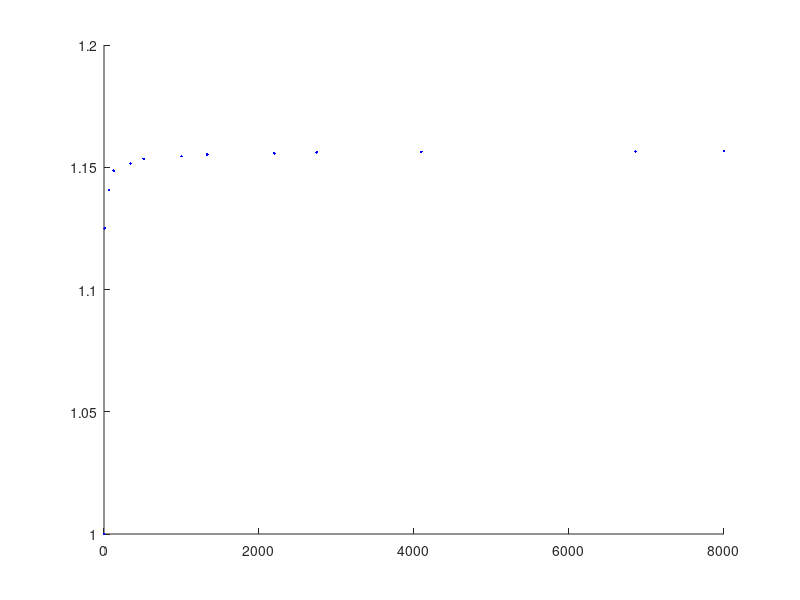

MATLAB code for this plot:
% A tetszoleges gyok szamok reciprok sora  %% ???
% V1.1 - 2020.12.25.

clc, clear                           % Kepernyo torles, memoria urites

an=0                                 % Szamlalo valtozo nullazasa
n=0                                  % For index valtozo nullazasa
i=0                                  % For index valtozo nullazasa

hold on                              % Az osszes figuraelem megtartasa

for n = 1:10000                      % Meddig menjunk
    if mod(nthroot(n,3),1) == 0      % Negyzetszam vizsgalata maradekos osztassal
        i=i+1                        % Paros szam vizsgalata maradekos osztassal
        an=an+(1/n)                  % A reciprok sor osszegenek szamolasa
        oszto(i)=n                   % A feltel eredmenye
        szamitas(i)=an               % Amit szamol a fuggveny
        plot(n,an,'b.')              % Az eredmeny kirajzolasa
        %drawnow                     % Valos idoben torteno rajzolas
    end                              % IF vege
end                                  % FOR ciklus vege